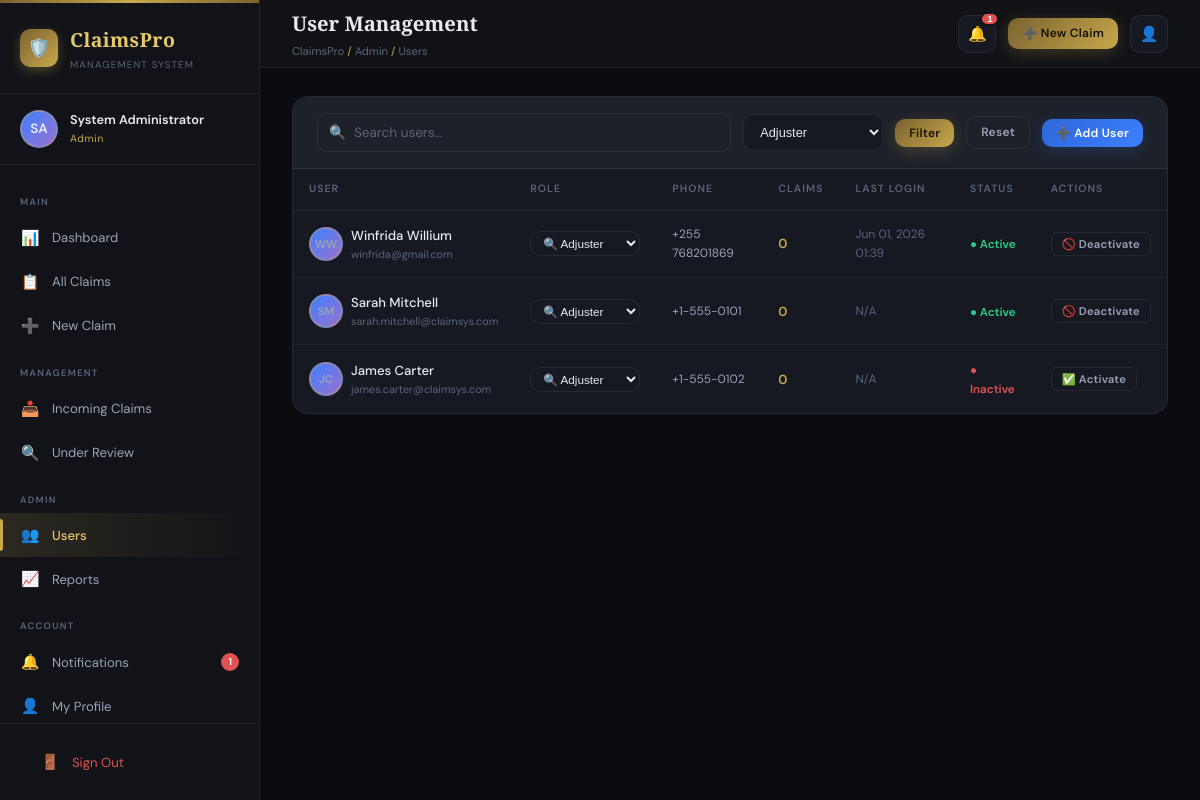
Screenshot of /users.php?role=adjuster (signed in) with the database file from the repository.
### tables this page shows
CREATE TABLE `users` (
  `id` int(11) NOT NULL,
  `full_name` varchar(150) NOT NULL,
  `email` varchar(150) NOT NULL,
  `password` varchar(255) NOT NULL,
  `role` enum('admin','adjuster','claimant') NOT NULL DEFAULT 'claimant',
  `phone` varchar(30) DEFAULT NULL,
  `avatar` varchar(255) DEFAULT NULL,
  `status` enum('active','inactive','suspended') DEFAULT 'active',
  `last_login` datetime DEFAULT NULL,
  `created_at` timestamp NOT NULL DEFAULT current_timestamp(),
  `updated_at` timestamp NOT NULL DEFAULT current_timestamp() ON UPDATE current_timestamp()
);

### includes/config.php (called while the page is built, shortened)
<?php
function isLoggedIn(): bool {
    return isset($_SESSION['user_id']) && !empty($_SESSION['user_id']);
}
function currentUser(): ?array {
    return [
        'id'        => $_SESSION['user_id'],
        'name'      => $_SESSION['user_name'],
        'email'     => $_SESSION['user_email'],
        'role'      => $_SESSION['user_role'],
    ];
}
function requireRole(string ...$roles): void {
    $user = currentUser();
}
function sanitize(string $input): string {
    return htmlspecialchars(strip_tags(trim($input)), ENT_QUOTES, 'UTF-8');
}
function formatDateTime(?string $dt): string {
    if (!$dt) return 'N/A';
    return date('M d, Y H:i', strtotime($dt));
}

### users.php (the view, shortened to what this page needs)
<?php
require_once __DIR__ . '/includes/config.php';
$breadcrumb = 'ClaimsPro <span>/</span> Admin <span>/</span> Users';
include __DIR__ . '/includes/layout.php';
$pdo     = getDB();
$search = trim($_GET['search'] ?? '');
$roleFilter = $_GET['role'] ?? '';
$where = [];
$params = [];
if ($roleFilter) { $where[] = 'role=?'; $params[] = $roleFilter; }
$whereSQL = $where ? 'WHERE ' . implode(' AND ', $where) : '';
$users = $pdo->prepare("SELECT u.*, (SELECT COUNT(*) FROM claims c WHERE c.claimant_id=u.id) AS claim_count FROM users u $whereSQL ORDER BY u.created_at DESC");
$users->execute($params);
$users = $users->fetchAll();
?>
<div style="display:flex; gap:16px; margin-bottom:24px; flex-wrap:wrap; align-items:flex-start;">
  <div class="card fade-up" style="flex:1; min-width:0;">
    <div class="filter-bar">
      <form method="GET" style="display:contents;">
        <div class="search-input-wrap">
          <span class="search-icon">🔍</span>
          <input type="text" name="search" class="form-control search-input" placeholder="Search users…" value="<?= sanitize($search) ?>">
        </div>
        <select name="role" class="filter-select" onchange="this.form.submit()">
          <option value="adjuster" <?= $roleFilter==='adjuster'?'selected':''?>>Adjuster</option>
        </select>
        <button type="submit" class="btn btn-gold btn-sm">Filter</button>
        <a href="<?= APP_URL ?>/users.php" class="btn btn-ghost btn-sm">Reset</a>
        <button type="button" class="btn btn-primary btn-sm" onclick="openModal('createUserModal')">➕ Add User</button>
      </form>
    </div>
    <div class="table-wrap">
      <table>
        <thead>
          <tr>
            <th>User</th>
            <th>Role</th>
            <th>Phone</th>
            <th>Claims</th>
            <th>Last Login</th>
            <th>Status</th>
            <th>Actions</th>
          </tr>
        </thead>
        <tbody>
          <?php if (empty($users)): ?>
            <tr><td colspan="7"><div class="empty-state"><div class="empty-icon">👥</div><div class="empty-title">No users found</div></div></td></tr>
          <?php else: ?>
            <?php foreach ($users as $u):
              $initials = implode('', array_map(fn($w)=>strtoupper($w[0]), array_slice(explode(' ',$u['full_name']),0,2)));
              $statusColor = $u['status']==='active' ? 'var(--success)' : 'var(--danger)';
            ?>
              <tr>
                <td>
                  <div class="flex align-center gap-8">
                    <div class="user-avatar" style="width:34px;height:34px;font-size:0.75rem;"><?= $initials ?></div>
                    <div>
                      <div class="td-primary" style="font-size:0.875rem;"><?= sanitize($u['full_name']) ?></div>
                      <div class="text-xs text-muted"><?= sanitize($u['email']) ?></div>
                    </div>
                  </div>
                </td>
                <td>
                  <form method="POST" style="display:inline;">
                    <select name="new_role" class="filter-select" style="min-width:110px; padding:4px 8px; font-size:0.78rem;" onchange="this.form.submit()" <?= $u['id']===$user['id']?'disabled':'' ?>>
                      <option value="adjuster"  <?= $u['role']==='adjuster'?'selected':''?>>🔍 Adjuster</option>
                    </select>
                  </form>
                </td>
                <td class="text-sm"><?= sanitize($u['phone'] ?: '—') ?></td>
                <td><span class="text-gold fw-600"><?= $u['claim_count'] ?></span></td>
                <td class="text-sm text-muted"><?= formatDateTime($u['last_login']) ?></td>
                <td>
                  <span style="display:inline-flex;align-items:center;gap:4px;font-size:0.78rem;font-weight:600;color:<?= $statusColor ?>;">
                    ● <?= ucfirst($u['status']) ?>
                  </span>
                </td>
                <td>
                  <?php if ($u['id'] !== $user['id']): ?>
                  <form method="POST" style="display:inline;">
                    <button type="submit" class="btn btn-ghost btn-xs" data-confirm="Toggle status for <?= sanitize($u['full_name']) ?>?">
                      <?= $u['status']==='active' ? '🚫 Deactivate' : '✅ Activate' ?>
                    </button>
                  </form>
                  <?php else: ?>
                    <span class="text-muted text-xs">— You —</span>
                  <?php endif; ?>
                </td>
              </tr>
            <?php endforeach; ?>
          <?php endif; ?>
        </tbody>
      </table>
    </div>
  </div>
</div>
<?php include __DIR__ . '/includes/layout-end.php'; ?>

### rows the page displays
users: full_name "WW", full_name "Winfrida Willium", email "winfrida@gmail.com", new_role "🔍 Adjuster", phone "+255 768201869", claim_count "0", last_login "Jun 01, 2026 01:39", status "Active", shows "🚫 Deactivate"
users: full_name "SM", full_name "Sarah Mitchell", email "sarah.mitchell@claimsys.com", new_role "🔍 Adjuster", phone "+1-555-0101", claim_count "0", last_login "N/A", status "Active", shows "🚫 Deactivate"
users: full_name "JC", full_name "James Carter", email "james.carter@claimsys.com", new_role "🔍 Adjuster", phone "+1-555-0102", claim_count "0", last_login "N/A", status "Inactive", shows "✅ Activate"

### other values shown
$initials "SA"
$user['name'] "System Administrator"
$user['role'] "Admin"
$icon "📊 📋 ➕ 📥 🔍 👥 📈 🔔 👤"
$label "Dashboard All Claims New Claim Incoming Claims Under Review Users Reports Notifications My Profile"
$badge "1"
$pageTitle "User Management"
$unreadCount "1"
